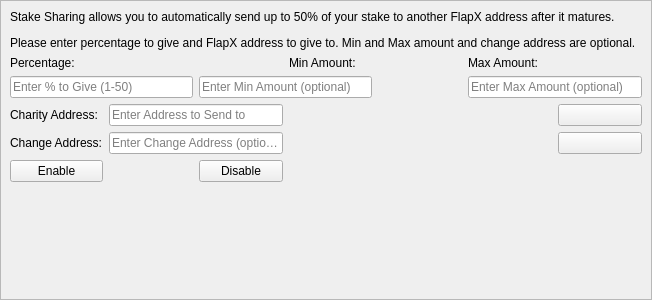
<?xml version="1.0" encoding="UTF-8"?>
<ui version="4.0">
 <class>StakeForCharityDialog</class>
 <widget class="QWidget" name="StakeForCharityDialog">
  <property name="windowModality">
   <enum>Qt::NonModal</enum>
  </property>
  <property name="geometry">
   <rect>
    <x>0</x>
    <y>0</y>
    <width>652</width>
    <height>300</height>
   </rect>
  </property>
  <property name="windowTitle">
   <string>Stake For Charity</string>
  </property>
  <layout class="QGridLayout" name="gridLayout">
   <property name="leftMargin">
    <number>0</number>
   </property>
   <property name="topMargin">
    <number>0</number>
   </property>
   <property name="rightMargin">
    <number>0</number>
   </property>
   <property name="bottomMargin">
    <number>0</number>
   </property>
   <item row="0" column="0">
    <widget class="QScrollArea" name="scrollArea">
     <property name="widgetResizable">
      <bool>true</bool>
     </property>
     <widget class="QWidget" name="scrollAreaWidgetContents">
      <property name="geometry">
       <rect>
        <x>0</x>
        <y>0</y>
        <width>650</width>
        <height>298</height>
       </rect>
      </property>
      <layout class="QGridLayout" name="gridLayout_3">
       <item row="0" column="0">
        <layout class="QGridLayout" name="gridLayout_2">
         <item row="1" column="0">
          <widget class="QLabel" name="label">
           <property name="toolTip">
            <string>Percentage of stake to send</string>
           </property>
           <property name="styleSheet">
            <string notr="true">background:transparent;</string>
           </property>
           <property name="text">
            <string>&lt;html&gt;&lt;head/&gt;&lt;body&gt;&lt;p&gt;&lt;span&gt;Percentage:&lt;/span&gt;&lt;/p&gt;&lt;/body&gt;&lt;/html&gt;</string>
           </property>
          </widget>
         </item>
         <item row="1" column="3">
          <widget class="QLabel" name="label_3">
           <property name="toolTip">
            <string>Min amount to send</string>
           </property>
           <property name="styleSheet">
            <string notr="true">background:transparent;</string>
           </property>
           <property name="text">
            <string>&lt;html&gt;&lt;head/&gt;&lt;body&gt;&lt;p&gt;&lt;span&gt;Min Amount:&lt;/span&gt;&lt;/p&gt;&lt;/body&gt;&lt;/html&gt;</string>
           </property>
          </widget>
         </item>
         <item row="1" column="5">
          <widget class="QLabel" name="label_4">
           <property name="toolTip">
            <string>Max amount to send</string>
           </property>
           <property name="styleSheet">
            <string notr="true">background:transparent;</string>
           </property>
           <property name="text">
            <string>&lt;html&gt;&lt;head/&gt;&lt;body&gt;&lt;p&gt;&lt;span&quot;&gt;Max Amount:&lt;/span&gt;&lt;/p&gt;&lt;/body&gt;&lt;/html&gt;</string>
           </property>
          </widget>
         </item>
         <item row="2" column="0" colspan="2">
          <widget class="QLineEdit" name="charityPercentEdit">
           <property name="toolTip">
            <string>Enter whole numbers 1 - 50</string>
           </property>
           <property name="placeholderText">
            <string>Enter % to Give (1-50)</string>
           </property>
          </widget>
         </item>
         <item row="2" column="2" colspan="2">
          <widget class="QLineEdit" name="charityMinEdit">
           <property name="toolTip">
            <string/>
           </property>
           <property name="placeholderText">
            <string>Enter Min Amount (optional)</string>
           </property>
          </widget>
         </item>
         <item row="2" column="5" colspan="2">
          <widget class="QLineEdit" name="charityMaxEdit">
           <property name="toolTip">
            <string/>
           </property>
           <property name="text">
            <string/>
           </property>
           <property name="placeholderText">
            <string>Enter Max Amount (optional)</string>
           </property>
          </widget>
         </item>
         <item row="3" column="0">
          <widget class="QLabel" name="label_5">
           <property name="toolTip">
            <string>Address to send portion of stake to</string>
           </property>
           <property name="text">
            <string>Charity Address:</string>
           </property>
          </widget>
         </item>
         <item row="3" column="1" colspan="2">
          <widget class="QLineEdit" name="charityAddressEdit">
           <property name="toolTip">
            <string/>
           </property>
           <property name="placeholderText">
            <string>Enter Address to Send to</string>
           </property>
          </widget>
         </item>
         <item row="3" column="6">
          <widget class="QPushButton" name="addressBookButton">
           <property name="toolTip">
            <string>Choose an address from the address book</string>
           </property>
           <property name="text">
            <string/>
           </property>
           <property name="icon">
            <iconset resource="../bitcoin.qrc">
             <normaloff>:/icons/address-book</normaloff>:/icons/address-book</iconset>
           </property>
           <property name="shortcut">
            <string>Alt+A</string>
           </property>
           <property name="autoDefault">
            <bool>false</bool>
           </property>
          </widget>
         </item>
         <item row="4" column="0">
          <widget class="QLabel" name="label_6">
           <property name="toolTip">
            <string>The amount left over returned to you</string>
           </property>
           <property name="text">
            <string>Change Address:</string>
           </property>
          </widget>
         </item>
         <item row="4" column="1" colspan="2">
          <widget class="QLineEdit" name="charityChangeAddressEdit">
           <property name="toolTip">
            <string>Change address must be owned by you</string>
           </property>
           <property name="placeholderText">
            <string>Enter Change Address (optional)</string>
           </property>
          </widget>
         </item>
         <item row="4" column="6">
          <widget class="QPushButton" name="changeAddressBookButton">
           <property name="toolTip">
            <string>Choose an address from the address book</string>
           </property>
           <property name="text">
            <string/>
           </property>
           <property name="icon">
            <iconset resource="../bitcoin.qrc">
             <normaloff>:/icons/address-book</normaloff>:/icons/address-book</iconset>
           </property>
           <property name="shortcut">
            <string>Alt+A</string>
           </property>
           <property name="autoDefault">
            <bool>false</bool>
           </property>
          </widget>
         </item>
         <item row="5" column="0">
          <widget class="QPushButton" name="enableButton">
           <property name="toolTip">
            <string/>
           </property>
           <property name="statusTip">
            <string>Check and turn on Stake For Charity</string>
           </property>
           <property name="text">
            <string>Enable</string>
           </property>
          </widget>
         </item>
         <item row="5" column="2">
          <widget class="QPushButton" name="disableButton">
           <property name="statusTip">
            <string>Turn off Stake For Charity</string>
           </property>
           <property name="text">
            <string>Disable</string>
           </property>
          </widget>
         </item>
         <item row="0" column="0" colspan="7">
          <widget class="QLabel" name="label_2">
           <property name="lineWidth">
            <number>1</number>
           </property>
           <property name="text">
            <string>&lt;html&gt;&lt;head/&gt;&lt;body&gt;&lt;p&gt;Stake Sharing  allows you to automatically send up to 50% of your stake to another FlapX address after it matures.&lt;/p&gt;&lt;p&gt;Please enter percentage to give and FlapX address to give to. Min and Max amount and change address are optional.&lt;/p&gt;&lt;/body&gt;&lt;/html&gt;</string>
           </property>
           <property name="alignment">
            <set>Qt::AlignLeading|Qt::AlignLeft|Qt::AlignTop</set>
           </property>
           <property name="wordWrap">
            <bool>true</bool>
           </property>
          </widget>
         </item>
         <item row="5" column="4" colspan="3">
          <widget class="QLabel" name="message">
           <property name="palette">
            <palette>
             <active>
              <colorrole role="WindowText">
               <brush brushstyle="SolidPattern">
                <color alpha="255">
                 <red>255</red>
                 <green>170</green>
                 <blue>0</blue>
                </color>
               </brush>
              </colorrole>
              <colorrole role="Button">
               <brush brushstyle="SolidPattern">
                <color alpha="0">
                 <red>0</red>
                 <green>0</green>
                 <blue>0</blue>
                </color>
               </brush>
              </colorrole>
              <colorrole role="Text">
               <brush brushstyle="SolidPattern">
                <color alpha="255">
                 <red>255</red>
                 <green>170</green>
                 <blue>0</blue>
                </color>
               </brush>
              </colorrole>
              <colorrole role="Base">
               <brush brushstyle="SolidPattern">
                <color alpha="0">
                 <red>0</red>
                 <green>0</green>
                 <blue>0</blue>
                </color>
               </brush>
              </colorrole>
              <colorrole role="Window">
               <brush brushstyle="SolidPattern">
                <color alpha="0">
                 <red>0</red>
                 <green>0</green>
                 <blue>0</blue>
                </color>
               </brush>
              </colorrole>
             </active>
             <inactive>
              <colorrole role="WindowText">
               <brush brushstyle="SolidPattern">
                <color alpha="255">
                 <red>255</red>
                 <green>170</green>
                 <blue>0</blue>
                </color>
               </brush>
              </colorrole>
              <colorrole role="Button">
               <brush brushstyle="SolidPattern">
                <color alpha="0">
                 <red>0</red>
                 <green>0</green>
                 <blue>0</blue>
                </color>
               </brush>
              </colorrole>
              <colorrole role="Text">
               <brush brushstyle="SolidPattern">
                <color alpha="255">
                 <red>255</red>
                 <green>170</green>
                 <blue>0</blue>
                </color>
               </brush>
              </colorrole>
              <colorrole role="Base">
               <brush brushstyle="SolidPattern">
                <color alpha="0">
                 <red>0</red>
                 <green>0</green>
                 <blue>0</blue>
                </color>
               </brush>
              </colorrole>
              <colorrole role="Window">
               <brush brushstyle="SolidPattern">
                <color alpha="0">
                 <red>0</red>
                 <green>0</green>
                 <blue>0</blue>
                </color>
               </brush>
              </colorrole>
             </inactive>
             <disabled>
              <colorrole role="WindowText">
               <brush brushstyle="SolidPattern">
                <color alpha="255">
                 <red>120</red>
                 <green>120</green>
                 <blue>120</blue>
                </color>
               </brush>
              </colorrole>
              <colorrole role="Button">
               <brush brushstyle="SolidPattern">
                <color alpha="0">
                 <red>0</red>
                 <green>0</green>
                 <blue>0</blue>
                </color>
               </brush>
              </colorrole>
              <colorrole role="Text">
               <brush brushstyle="SolidPattern">
                <color alpha="255">
                 <red>120</red>
                 <green>120</green>
                 <blue>120</blue>
                </color>
               </brush>
              </colorrole>
              <colorrole role="Base">
               <brush brushstyle="SolidPattern">
                <color alpha="0">
                 <red>0</red>
                 <green>0</green>
                 <blue>0</blue>
                </color>
               </brush>
              </colorrole>
              <colorrole role="Window">
               <brush brushstyle="SolidPattern">
                <color alpha="0">
                 <red>0</red>
                 <green>0</green>
                 <blue>0</blue>
                </color>
               </brush>
              </colorrole>
             </disabled>
            </palette>
           </property>
           <property name="styleSheet">
            <string notr="true">background:transparent;</string>
           </property>
           <property name="text">
            <string/>
           </property>
          </widget>
         </item>
        </layout>
       </item>
       <item row="1" column="0">
        <spacer name="verticalSpacer">
         <property name="orientation">
          <enum>Qt::Vertical</enum>
         </property>
         <property name="sizeHint" stdset="0">
          <size>
           <width>20</width>
           <height>40</height>
          </size>
         </property>
        </spacer>
       </item>
      </layout>
     </widget>
    </widget>
   </item>
  </layout>
 </widget>
 <resources>
  <include location="../bitcoin.qrc"/>
 </resources>
 <connections/>
</ui>
